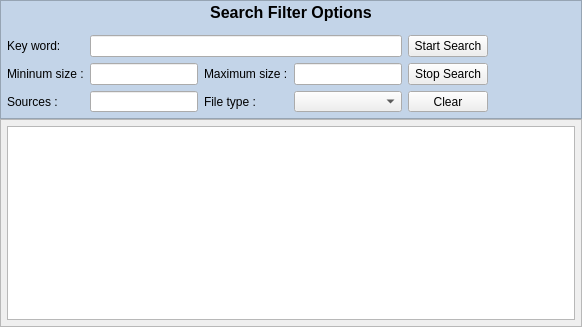
<?xml version="1.0" encoding="UTF-8"?>
<ui version="4.0">
 <class>SearchResultsView</class>
 <widget class="QWidget" name="SearchResultsView">
  <property name="geometry">
   <rect>
    <x>0</x>
    <y>0</y>
    <width>582</width>
    <height>327</height>
   </rect>
  </property>
  <property name="windowTitle">
   <string>Form</string>
  </property>
  <property name="windowIcon">
   <iconset resource="resources.qrc">
    <normaloff>:/resources/cancel.png</normaloff>:/resources/cancel.png</iconset>
  </property>
  <layout class="QGridLayout" name="gridLayout_4">
   <property name="margin">
    <number>0</number>
   </property>
   <property name="spacing">
    <number>0</number>
   </property>
   <item row="0" column="0">
    <widget class="QFrame" name="frame">
     <property name="sizePolicy">
      <sizepolicy hsizetype="Preferred" vsizetype="Preferred">
       <horstretch>0</horstretch>
       <verstretch>0</verstretch>
      </sizepolicy>
     </property>
     <property name="minimumSize">
      <size>
       <width>0</width>
       <height>0</height>
      </size>
     </property>
     <property name="maximumSize">
      <size>
       <width>16777215</width>
       <height>119</height>
      </size>
     </property>
     <property name="styleSheet">
      <string notr="true">QFrame#frame { 
background-color: #C3D4E8;
}</string>
     </property>
     <property name="frameShape">
      <enum>QFrame::StyledPanel</enum>
     </property>
     <property name="frameShadow">
      <enum>QFrame::Raised</enum>
     </property>
     <layout class="QGridLayout" name="gridLayout_2">
      <property name="margin">
       <number>0</number>
      </property>
      <item row="1" column="0" colspan="2">
       <layout class="QGridLayout" name="gridLayout">
        <property name="margin">
         <number>6</number>
        </property>
        <item row="0" column="0">
         <widget class="QLabel" name="regExLabel">
          <property name="text">
           <string>Key word:</string>
          </property>
         </widget>
        </item>
        <item row="0" column="1" colspan="3">
         <widget class="QLineEdit" name="searchLine">
          <property name="toolTip">
           <string>type expression to filter</string>
          </property>
          <property name="whatsThis">
           <string>Here you can enter a regular expression to filter the results. Example : &quot;mute|share&quot; will filter results with word mute or share inside the name.Example : &quot;mute.*hash&quot; will filter results containing mute, some characters and hash.</string>
          </property>
         </widget>
        </item>
        <item row="0" column="4">
         <widget class="QPushButton" name="startSearch">
          <property name="text">
           <string>Start Search</string>
          </property>
         </widget>
        </item>
        <item row="1" column="0">
         <widget class="QLabel" name="minSizeLabel">
          <property name="text">
           <string>Mininum size :</string>
          </property>
         </widget>
        </item>
        <item row="1" column="1">
         <widget class="QLineEdit" name="minSizeLine"/>
        </item>
        <item row="1" column="2">
         <widget class="QLabel" name="maxSizeLabel">
          <property name="text">
           <string>Maximum size :</string>
          </property>
         </widget>
        </item>
        <item row="1" column="3">
         <widget class="QLineEdit" name="maxSizeLine"/>
        </item>
        <item row="1" column="4">
         <widget class="QPushButton" name="stopSearch">
          <property name="text">
           <string>Stop Search</string>
          </property>
         </widget>
        </item>
        <item row="2" column="0">
         <widget class="QLabel" name="sourceNumLabel">
          <property name="text">
           <string>Sources :</string>
          </property>
         </widget>
        </item>
        <item row="2" column="1">
         <widget class="QLineEdit" name="sourceNumLine"/>
        </item>
        <item row="2" column="2">
         <widget class="QLabel" name="fileTypeLabel">
          <property name="text">
           <string>File type :</string>
          </property>
         </widget>
        </item>
        <item row="2" column="3">
         <widget class="QComboBox" name="fileTypeCombo"/>
        </item>
        <item row="2" column="4">
         <widget class="QPushButton" name="clearfilter_Button">
          <property name="sizePolicy">
           <sizepolicy hsizetype="Minimum" vsizetype="Expanding">
            <horstretch>0</horstretch>
            <verstretch>0</verstretch>
           </sizepolicy>
          </property>
          <property name="minimumSize">
           <size>
            <width>16</width>
            <height>16</height>
           </size>
          </property>
          <property name="maximumSize">
           <size>
            <width>164</width>
            <height>166</height>
           </size>
          </property>
          <property name="toolTip">
           <string>Clear Filter</string>
          </property>
          <property name="whatsThis">
           <string>click on this button to clear your filter.</string>
          </property>
          <property name="styleSheet">
           <string notr="true"/>
          </property>
          <property name="text">
           <string>Clear</string>
          </property>
          <property name="flat">
           <bool>false</bool>
          </property>
         </widget>
        </item>
       </layout>
      </item>
      <item row="1" column="2">
       <spacer name="horizontalSpacer">
        <property name="orientation">
         <enum>Qt::Horizontal</enum>
        </property>
        <property name="sizeHint" stdset="0">
         <size>
          <width>40</width>
          <height>20</height>
         </size>
        </property>
       </spacer>
      </item>
      <item row="0" column="0" colspan="3">
       <widget class="QToolButton" name="toolButtonSearchFilterOptions">
        <property name="sizePolicy">
         <sizepolicy hsizetype="Expanding" vsizetype="Fixed">
          <horstretch>0</horstretch>
          <verstretch>0</verstretch>
         </sizepolicy>
        </property>
        <property name="font">
         <font>
          <pointsize>12</pointsize>
          <weight>75</weight>
          <bold>true</bold>
         </font>
        </property>
        <property name="styleSheet">
         <string notr="true">QToolButton { 
background-color: qlineargradient(x1:0, y1:0, x2:0, y2:1,
stop:0 #C3D4E8, stop:1 #ECF9FB);

border: none;
}

QToolButton:hover {
background-color: #AFBED0;
}</string>
        </property>
        <property name="text">
         <string>Search Filter Options</string>
        </property>
        <property name="icon">
         <iconset resource="resources.qrc">
          <normaloff>:/resources/filter.png</normaloff>:/resources/filter.png</iconset>
        </property>
        <property name="checkable">
         <bool>true</bool>
        </property>
        <property name="checked">
         <bool>true</bool>
        </property>
        <property name="toolButtonStyle">
         <enum>Qt::ToolButtonTextBesideIcon</enum>
        </property>
       </widget>
      </item>
     </layout>
    </widget>
   </item>
   <item row="1" column="0">
    <widget class="QFrame" name="frame_2">
     <property name="frameShape">
      <enum>QFrame::StyledPanel</enum>
     </property>
     <property name="frameShadow">
      <enum>QFrame::Raised</enum>
     </property>
     <layout class="QGridLayout" name="gridLayout_3">
      <property name="margin">
       <number>6</number>
      </property>
      <item row="0" column="0">
       <widget class="SearchResultsTable" name="searchtreeView">
        <property name="contextMenuPolicy">
         <enum>Qt::DefaultContextMenu</enum>
        </property>
        <property name="whatsThis">
         <string>here are the results for your search.</string>
        </property>
        <property name="selectionMode">
         <enum>QAbstractItemView::ExtendedSelection</enum>
        </property>
        <property name="iconSize">
         <size>
          <width>18</width>
          <height>18</height>
         </size>
        </property>
       </widget>
      </item>
     </layout>
    </widget>
   </item>
  </layout>
 </widget>
 <customwidgets>
  <customwidget>
   <class>SearchResultsTable</class>
   <extends>QTreeView</extends>
   <header>searchresultstable.h</header>
  </customwidget>
 </customwidgets>
 <resources>
  <include location="resources.qrc"/>
 </resources>
 <connections>
  <connection>
   <sender>toolButtonSearchFilterOptions</sender>
   <signal>toggled(bool)</signal>
   <receiver>regExLabel</receiver>
   <slot>setVisible(bool)</slot>
   <hints>
    <hint type="sourcelabel">
     <x>290</x>
     <y>12</y>
    </hint>
    <hint type="destinationlabel">
     <x>39</x>
     <y>46</y>
    </hint>
   </hints>
  </connection>
  <connection>
   <sender>toolButtonSearchFilterOptions</sender>
   <signal>toggled(bool)</signal>
   <receiver>maxSizeLabel</receiver>
   <slot>setVisible(bool)</slot>
   <hints>
    <hint type="sourcelabel">
     <x>290</x>
     <y>12</y>
    </hint>
    <hint type="destinationlabel">
     <x>253</x>
     <y>74</y>
    </hint>
   </hints>
  </connection>
  <connection>
   <sender>toolButtonSearchFilterOptions</sender>
   <signal>toggled(bool)</signal>
   <receiver>minSizeLabel</receiver>
   <slot>setVisible(bool)</slot>
   <hints>
    <hint type="sourcelabel">
     <x>290</x>
     <y>12</y>
    </hint>
    <hint type="destinationlabel">
     <x>39</x>
     <y>74</y>
    </hint>
   </hints>
  </connection>
  <connection>
   <sender>toolButtonSearchFilterOptions</sender>
   <signal>toggled(bool)</signal>
   <receiver>maxSizeLine</receiver>
   <slot>setVisible(bool)</slot>
   <hints>
    <hint type="sourcelabel">
     <x>290</x>
     <y>12</y>
    </hint>
    <hint type="destinationlabel">
     <x>362</x>
     <y>74</y>
    </hint>
   </hints>
  </connection>
  <connection>
   <sender>toolButtonSearchFilterOptions</sender>
   <signal>toggled(bool)</signal>
   <receiver>minSizeLine</receiver>
   <slot>setVisible(bool)</slot>
   <hints>
    <hint type="sourcelabel">
     <x>290</x>
     <y>12</y>
    </hint>
    <hint type="destinationlabel">
     <x>145</x>
     <y>74</y>
    </hint>
   </hints>
  </connection>
  <connection>
   <sender>toolButtonSearchFilterOptions</sender>
   <signal>toggled(bool)</signal>
   <receiver>searchLine</receiver>
   <slot>setVisible(bool)</slot>
   <hints>
    <hint type="sourcelabel">
     <x>290</x>
     <y>12</y>
    </hint>
    <hint type="destinationlabel">
     <x>253</x>
     <y>46</y>
    </hint>
   </hints>
  </connection>
  <connection>
   <sender>toolButtonSearchFilterOptions</sender>
   <signal>toggled(bool)</signal>
   <receiver>sourceNumLabel</receiver>
   <slot>setVisible(bool)</slot>
   <hints>
    <hint type="sourcelabel">
     <x>290</x>
     <y>12</y>
    </hint>
    <hint type="destinationlabel">
     <x>39</x>
     <y>101</y>
    </hint>
   </hints>
  </connection>
  <connection>
   <sender>toolButtonSearchFilterOptions</sender>
   <signal>toggled(bool)</signal>
   <receiver>sourceNumLine</receiver>
   <slot>setVisible(bool)</slot>
   <hints>
    <hint type="sourcelabel">
     <x>290</x>
     <y>12</y>
    </hint>
    <hint type="destinationlabel">
     <x>145</x>
     <y>101</y>
    </hint>
   </hints>
  </connection>
  <connection>
   <sender>toolButtonSearchFilterOptions</sender>
   <signal>toggled(bool)</signal>
   <receiver>startSearch</receiver>
   <slot>setVisible(bool)</slot>
   <hints>
    <hint type="sourcelabel">
     <x>290</x>
     <y>12</y>
    </hint>
    <hint type="destinationlabel">
     <x>472</x>
     <y>46</y>
    </hint>
   </hints>
  </connection>
  <connection>
   <sender>toolButtonSearchFilterOptions</sender>
   <signal>toggled(bool)</signal>
   <receiver>stopSearch</receiver>
   <slot>setVisible(bool)</slot>
   <hints>
    <hint type="sourcelabel">
     <x>290</x>
     <y>12</y>
    </hint>
    <hint type="destinationlabel">
     <x>472</x>
     <y>74</y>
    </hint>
   </hints>
  </connection>
  <connection>
   <sender>toolButtonSearchFilterOptions</sender>
   <signal>toggled(bool)</signal>
   <receiver>fileTypeCombo</receiver>
   <slot>setVisible(bool)</slot>
   <hints>
    <hint type="sourcelabel">
     <x>290</x>
     <y>12</y>
    </hint>
    <hint type="destinationlabel">
     <x>362</x>
     <y>101</y>
    </hint>
   </hints>
  </connection>
  <connection>
   <sender>toolButtonSearchFilterOptions</sender>
   <signal>toggled(bool)</signal>
   <receiver>fileTypeLabel</receiver>
   <slot>setVisible(bool)</slot>
   <hints>
    <hint type="sourcelabel">
     <x>290</x>
     <y>12</y>
    </hint>
    <hint type="destinationlabel">
     <x>253</x>
     <y>101</y>
    </hint>
   </hints>
  </connection>
  <connection>
   <sender>toolButtonSearchFilterOptions</sender>
   <signal>toggled(bool)</signal>
   <receiver>clearfilter_Button</receiver>
   <slot>setVisible(bool)</slot>
   <hints>
    <hint type="sourcelabel">
     <x>290</x>
     <y>12</y>
    </hint>
    <hint type="destinationlabel">
     <x>472</x>
     <y>101</y>
    </hint>
   </hints>
  </connection>
 </connections>
</ui>
